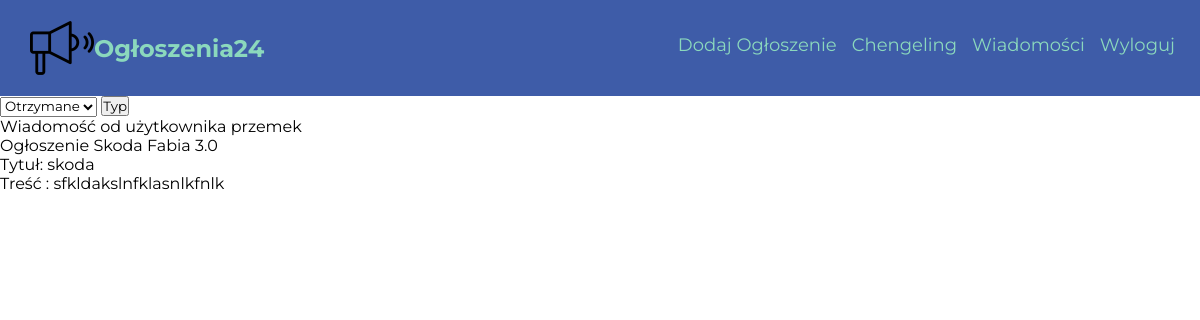
The app's page /moje-konto/wiadomosci (signed in) with its own data.
### Ogloszenia24/models.py (models this page shows, shortened)
class User(db.Model, UserMixin):
    id = db.Column(db.Integer, primary_key = True)
    username = db.Column(db.String(20), unique=True, nullable=False)
    password = db.Column(db.String(30), nullable=False)
    email = db.Column(db.String(100), nullable=False, unique=True)
    adverts = db.relationship('Advert', backref='autor', lazy=True)
    messages_sent = db.relationship('Message',foreign_keys='Message.sender_id', backref='author', lazy='dynamic')
    messages_received = db.relationship('Message',foreign_keys='Message.recipient_id', backref='recipient', lazy='dynamic')
    telephone = db.Column(db.String(15))

class Message(db.Model):
    id = db.Column(db.Integer, primary_key=True)
    sender_id = db.Column(db.Integer, db.ForeignKey('user.id'))
    recipient_id = db.Column(db.Integer, db.ForeignKey('user.id'))
    title = db.Column(db.String(100), nullable=False)
    body = db.Column(db.String(300), nullable=False)
    advert_title = db.Column(db.String(100), nullable=False)
    timestamp = db.Column(db.DateTime, default=datetime.utcnow)

### Ogloszenia24/views.py (the view)
@app.route("/moje-konto/wiadomosci", methods=['GET', 'POST'])
@login_required
def messages():
    user = current_user
    select = request.form.get("mess_select")
    if select == 'send':
        messages = Message.query.filter_by(sender_id = user.id)
    else:
        messages = Message.query.filter_by(recipient_id = user.id)
    return render_template('messages.html', messages=messages)

### Ogloszenia24/models.py (called while the page is built)
@login_manager.user_loader
def load_user(id):
    return User.query.get(int(id))

### Ogloszenia24/templates/messages.html (shortened to what this page needs)
{% extends "layout.html" %}
{% block content %}
<div class="messages">
  <div class="message-form">
    <form action="{{ url_for('messages') }}" method="POST">
      <select name='mess_select' class="form-input">
        <option value="received">Otrzymane</option>
      </select>
      <button type="submit" class="sbt-btn">Typ</button>
    </form>
  </div>
  {% for message in messages %}
    <div class="message">
      <p>Wiadomość od użytkownika {{ message.author.username }}</p>
      <p>Ogłoszenie {{ message.advert_title }}</p>
      <p>Tytuł: {{ message.title }}</p>
      <p>Treść : {{ message.body }}</p>
    </div>
  {% endfor %}
</div>
{% endblock %}

### Ogloszenia24/templates/layout.html (shortened to what this page needs)
<!DOCTYPE html>
<html lang="en">
<head>
  <link rel="stylesheet" type="text/css" href="{{ url_for('static', filename='css/style.css')}}"/>
  <link rel="stylesheet" type="text/css" href="{{ url_for('static', filename='css/home.css')}}"/>
  <link rel="stylesheet" type="text/css" href="{{ url_for('static', filename='css/register-login.css')}}"/>
  <link rel="stylesheet" type="text/css" href="{{ url_for('static', filename='css/advert.css')}}"/>
  <link rel="stylesheet" type="text/css" href="{{ url_for('static', filename='css/user.css')}}"/>
  <link rel="stylesheet" type="text/css" href="{{ url_for('static', filename='css/show-ad.css')}}"/>
</head>
<body>
    <nav class="nav">
      <div class="nav__logo">
        <a href="{{ url_for('home')}}">
          <img class="nav__logo-image" src="{{ url_for('static', filename='images/megaphone.png')}}">
        </a>
        <a href="{{ url_for('home')}}">
          <h2 class="nav__logo-text">
            <a class="nav__logo-text-anchor" href="{{ url_for('home')}}">
              Ogłoszenia24
            </a>
          </h2>
        </a>
      </div>
        <ul class="nav__list">
          {% if current_user.is_authenticated %}
                <li class="nav__list-item"><a class="nav__list-item-anchor" href="{{ url_for('add_advert')}}">Dodaj Ogłoszenie</a></li>
                <li class="nav__list-item"><a class="nav__list-item-anchor" href="{{ url_for('account') }}">{{ current_user.username }}</a></li>
                <li class="nav__list-item"><a class="nav__list-item-anchor" href="{{ url_for('messages')}}">Wiadomości</a></li>
                <li class="nav__list-item"><a class="nav__list-item-anchor" href="{{ url_for('logout')}}">Wyloguj</a></li>
              {% else %}
                <li class="nav__list-item"><a class="nav__list-item-anchor" href="{{ url_for('login')}}">Logowanie</a></li>
                <li class="nav__list-item"><a class="nav__list-item-anchor" href="{{ url_for('register')}}">Rejestracja</a></li>
              {% endif %}
        </ul>
    </nav>
  <main class="container">
    {% block content %}
    {% endblock %}
  </main>
</body>
</html>

### Ogloszenia24/static/css/style.css (style rules this page uses)
* { margin: 0; padding: 0; box-sizing: border-box; font-family: 'Montserrat', sans-serif; }
:root { --primary-color: #3e5ca8; --secondary-color: #8BD8BD; --orange-color: rgb(255, 113, 18); }
.container { width: 100vw; max-width: 100%; overflow: hidden; }

### Ogloszenia24/static/css/home.css (style rules this page uses)
.nav { display: flex; justify-content: space-between; align-items: center; background-color: #fffdf7; width: 100%; max-width: 100vw; background: var(--primary-color); padding: 15px 10px; overflow: hidden; height: 12vh; }
.nav__logo { display: flex; align-items: center; margin-left: 20px; }
.nav__logo-image { display: block; height: 64px; width: 64px; }
.nav__logo-text-anchor { color: var(--secondary-color); text-decoration: none; }
.nav__list { display: flex; list-style: none; transition: 0.5s; }
.nav__list-item { margin-right: 15px; position: relative; }
.nav__list-item-anchor { text-decoration: none; color: var(--secondary-color); position: relative; font-size: 18px; }
.nav__list-item-anchor::after { content: ""; width: 0; margin: 0 auto; height: 3px; display: block; background-color: rgb(255, 113, 18); transition: 0.4s ease-out; margin-top: 4px; }

### records on screen
User: username "Chengeling"
Message: author.username "przemek", advert_title "Skoda Fabia 3.0", title "skoda", body "sfkldakslnfklasnlkfnlk"
